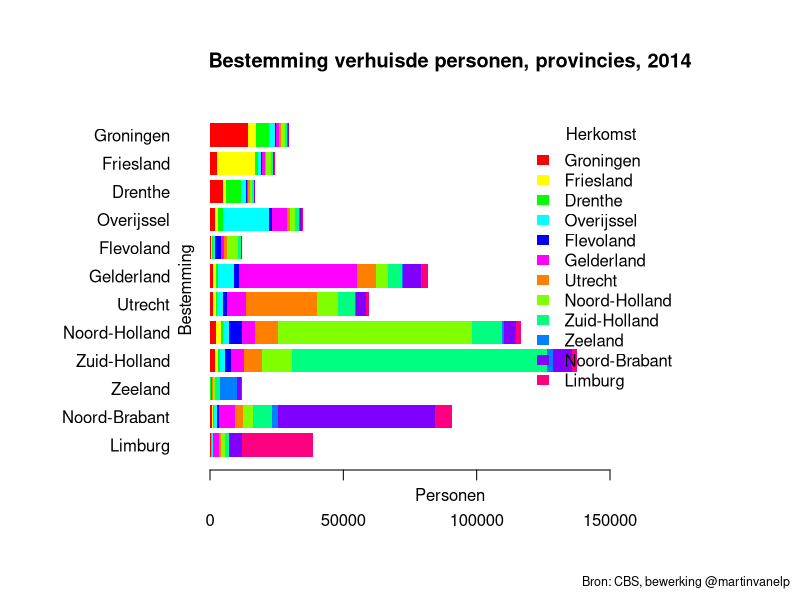
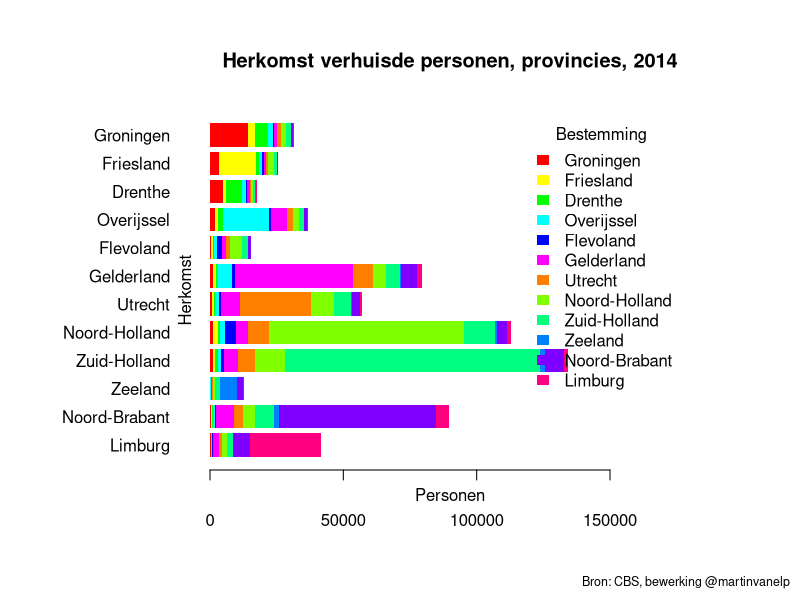
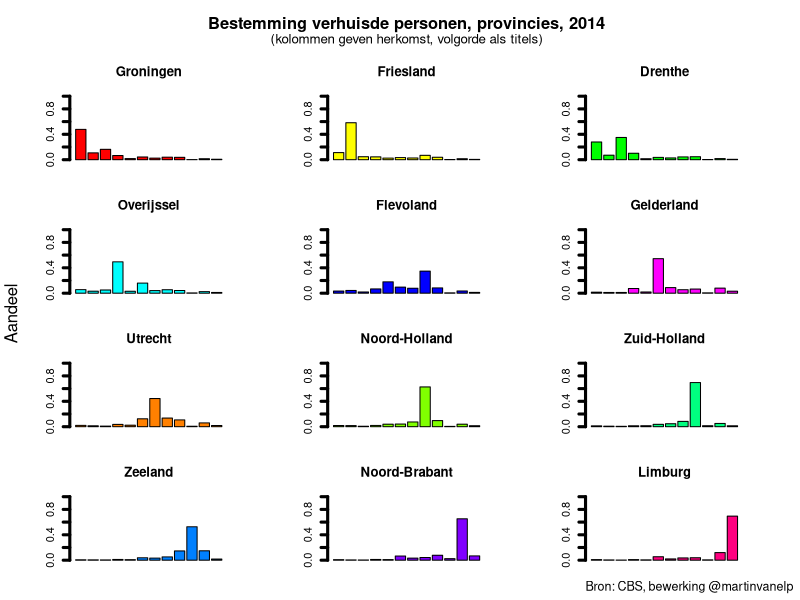
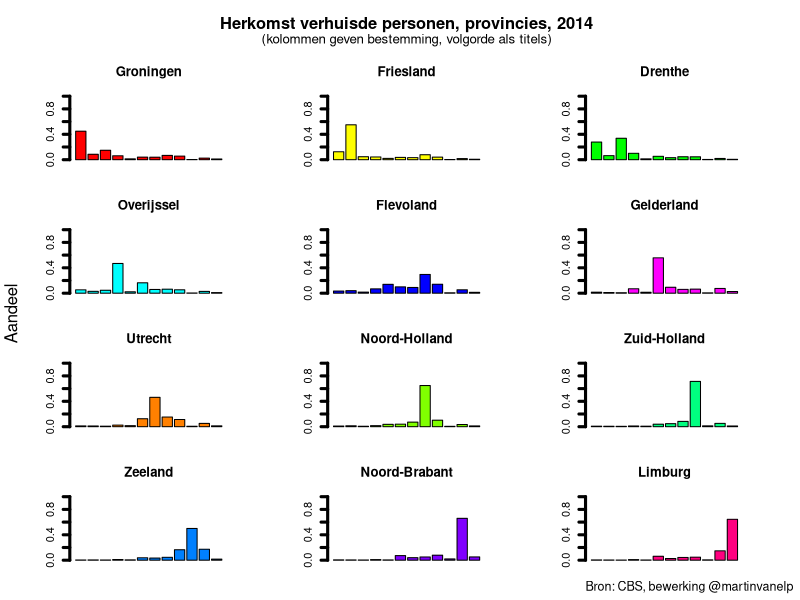

The R script that drew these images, in order:
# 
# VERHUISDE PERSONEN, een analyse
# Tussen provincies, 2014
#

library(gtools)

# data klaarzetten
data <- read.csv2("Tussen_gemeenten_ver_281015194711.csv", 
                  skip = 3, nrows = 14,
                  colClasses = "character")[-c(1:2), -2]
prov14 <- data[,-1]
names(prov14) <- gsub("..PV.","", data[,1])
prov14 <- sapply(prov14, as.integer)
row.names(prov14) <- gsub("..PV.","", data[,1])

best14 <- prov14    # kolom = bestemming, rij = herkomst
herk14 <- t(prov14) # kolom = herkomst, rij = bestemming

# herbruikbare variabelen
coloring <- c(rainbow(12, alpha = 1)[odd(1:12)], 
              rainbow(12, alpha = 1)[even(1:12)])
bron <- "Bron: CBS, bewerking @martinvanelp"

# enkele barplots
par(mai = c(1,2,1,1), 
    oma = c(1.5,.5,.5,.5),
    mgp = c(0.75,2,0),
    mfcol = c(1,1))

# barplot bestemming op as
barplot(best14[,ncol(best14):1], 
        main = "Bestemming verhuisde personen, provincies, 2014",
        ylab = "Bestemming", horiz = TRUE, 
        las = 1, xlab = "Personen", xlim = c(0, 180000),
        legend.text = TRUE, args.legend = 
                list(title = "Herkomst", bty = "n", border = NA),
        border = NA, col = coloring)
mtext(bron, cex = .75, outer = TRUE, side = 1, adj = 1)

# barplot herkomst op as
barplot(herk14[,ncol(herk14):1], 
        main = "Herkomst verhuisde personen, provincies, 2014",
        ylab = "Herkomst", horiz = TRUE, 
        las = 1, xlab = "Personen", xlim = c(0, 180000), 
        legend.text = TRUE, args.legend = 
                list(title = "Bestemming", bty = "n", border = NA),
        border = NA, col = coloring)
mtext(bron, cex = .75, outer = TRUE, side = 1, adj = 1)

# multi barplots
par(mai = c(.2,.5,.5,.5), 
    oma = c(1.5,1.5,3.5,.5),
    mgp = c(3,1,0),
    mfrow = c(4,3))

# 12 plots met provincies als bestemming
for (i in 1:12) {
        barplot(best14[,i] / sum(best14[,i]), 
             main = colnames(best14)[i],
             ylab = "", ylim = c(0,1),
             xlab = "", names.arg = "",
             col = coloring[i], 
             border = 1, lwd = 3)
}

title(main = "Bestemming verhuisde personen, provincies, 2014",
      outer = TRUE, 
      cex.main = 1.5,
      cex.sub = 1)
mtext("(kolommen geven herkomst, volgorde als titels)",
      outer = TRUE,
      cex = 0.8)
mtext("Aandeel", cex = 1, outer = TRUE, side = 2, adj = .5)
mtext(bron, cex = .75, outer = TRUE, side = 1, adj = 1)

# 12 plots met provincies als herkomst
for (i in 1:12) {
        barplot(herk14[,i] / sum(herk14[,i]), 
                main = colnames(herk14)[i],
                ylab = "", ylim = c(0,1),
                xlab = "", names.arg = "",
                col = coloring[i], 
                border = 1, lwd = 3)
}

title(main = "Herkomst verhuisde personen, provincies, 2014",
      outer = TRUE, 
      cex.main = 1.5,
      cex.sub = 1)
mtext("(kolommen geven bestemming, volgorde als titels)",
      outer = TRUE,
      cex = 0.8)
mtext("Aandeel", cex = 1, outer = TRUE, side = 2, adj = .5)
mtext(bron, cex = .75, outer = TRUE, side = 1, adj = 1)
